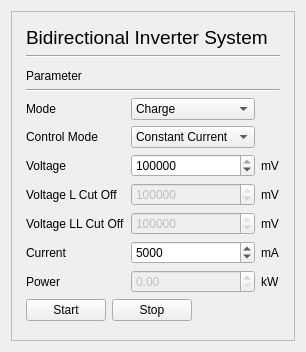
<?xml version="1.0" encoding="UTF-8"?>
<ui version="4.0">
 <class>InverterWindow</class>
 <widget class="QWidget" name="InverterWindow">
  <property name="geometry">
   <rect>
    <x>0</x>
    <y>0</y>
    <width>288</width>
    <height>352</height>
   </rect>
  </property>
  <property name="maximumSize">
   <size>
    <width>2000</width>
    <height>2000</height>
   </size>
  </property>
  <property name="windowTitle">
   <string>Bidirectional Inverter System</string>
  </property>
  <property name="windowIcon">
   <iconset resource="../res.qrc">
    <normaloff>:/resources/icons/solar-inverter.png</normaloff>:/resources/icons/solar-inverter.png</iconset>
  </property>
  <layout class="QVBoxLayout" name="verticalLayout">
   <item>
    <widget class="QFrame" name="frame">
     <property name="frameShape">
      <enum>QFrame::StyledPanel</enum>
     </property>
     <property name="frameShadow">
      <enum>QFrame::Raised</enum>
     </property>
     <layout class="QVBoxLayout" name="verticalLayout_2">
      <item>
       <layout class="QGridLayout" name="gridLayout">
        <property name="leftMargin">
         <number>5</number>
        </property>
        <property name="topMargin">
         <number>5</number>
        </property>
        <property name="rightMargin">
         <number>5</number>
        </property>
        <property name="bottomMargin">
         <number>5</number>
        </property>
        <item row="3" column="0">
         <layout class="QHBoxLayout" name="horizontalLayout">
          <item>
           <layout class="QVBoxLayout" name="verticalLayout_4">
            <item>
             <widget class="QLabel" name="label_13">
              <property name="text">
               <string>Parameter</string>
              </property>
             </widget>
            </item>
            <item>
             <widget class="Line" name="line_2">
              <property name="orientation">
               <enum>Qt::Horizontal</enum>
              </property>
             </widget>
            </item>
            <item>
             <layout class="QGridLayout" name="gridLayout_2" columnstretch="6,12,1,0">
              <item row="6" column="2">
               <widget class="QLabel" name="label_8">
                <property name="text">
                 <string>kW</string>
                </property>
               </widget>
              </item>
              <item row="4" column="1">
               <widget class="QSpinBox" name="invertervoltagecutoffspinBox_2">
                <property name="enabled">
                 <bool>false</bool>
                </property>
                <property name="maximum">
                 <number>1500000</number>
                </property>
                <property name="value">
                 <number>768000</number>
                </property>
               </widget>
              </item>
              <item row="3" column="2">
               <widget class="QLabel" name="label_5">
                <property name="text">
                 <string>mV</string>
                </property>
               </widget>
              </item>
              <item row="4" column="2">
               <widget class="QLabel" name="label_11">
                <property name="text">
                 <string>mV</string>
                </property>
               </widget>
              </item>
              <item row="0" column="1">
               <widget class="QComboBox" name="invertermodecomboBox">
                <item>
                 <property name="text">
                  <string>Charge</string>
                 </property>
                </item>
                <item>
                 <property name="text">
                  <string>Discharge</string>
                 </property>
                </item>
                <item>
                 <property name="text">
                  <string>Cycling</string>
                 </property>
                </item>
               </widget>
              </item>
              <item row="4" column="0">
               <widget class="QLabel" name="label_7">
                <property name="text">
                 <string>Voltage LL Cut Off</string>
                </property>
               </widget>
              </item>
              <item row="3" column="1">
               <widget class="QSpinBox" name="invertervoltagecutoffspinBox_1">
                <property name="enabled">
                 <bool>false</bool>
                </property>
                <property name="maximum">
                 <number>1000000</number>
                </property>
                <property name="value">
                 <number>793600</number>
                </property>
               </widget>
              </item>
              <item row="5" column="0">
               <widget class="QLabel" name="label_9">
                <property name="text">
                 <string>Current</string>
                </property>
               </widget>
              </item>
              <item row="5" column="2">
               <widget class="QLabel" name="label_6">
                <property name="text">
                 <string>mA</string>
                </property>
               </widget>
              </item>
              <item row="6" column="0">
               <widget class="QLabel" name="label_4">
                <property name="text">
                 <string>Power</string>
                </property>
               </widget>
              </item>
              <item row="0" column="0">
               <widget class="QLabel" name="label_14">
                <property name="text">
                 <string>Mode</string>
                </property>
               </widget>
              </item>
              <item row="2" column="2">
               <widget class="QLabel" name="label_12">
                <property name="text">
                 <string>mV</string>
                </property>
               </widget>
              </item>
              <item row="2" column="0">
               <widget class="QLabel" name="label_15">
                <property name="text">
                 <string>Voltage</string>
                </property>
               </widget>
              </item>
              <item row="5" column="1">
               <widget class="QSpinBox" name="invertercurrentspinBox">
                <property name="maximum">
                 <number>120000</number>
                </property>
                <property name="value">
                 <number>5000</number>
                </property>
               </widget>
              </item>
              <item row="3" column="0">
               <widget class="QLabel" name="label_3">
                <property name="text">
                 <string>Voltage L Cut Off</string>
                </property>
               </widget>
              </item>
              <item row="2" column="1">
               <widget class="QSpinBox" name="inverterchargevoltagespinBox">
                <property name="enabled">
                 <bool>true</bool>
                </property>
                <property name="maximum">
                 <number>1000000</number>
                </property>
                <property name="value">
                 <number>921600</number>
                </property>
               </widget>
              </item>
              <item row="1" column="1">
               <widget class="QComboBox" name="invertercontroltypecomboBox">
                <item>
                 <property name="text">
                  <string>Constant Current</string>
                 </property>
                </item>
                <item>
                 <property name="text">
                  <string>Constant Power</string>
                 </property>
                </item>
               </widget>
              </item>
              <item row="1" column="0">
               <widget class="QLabel" name="label_2">
                <property name="text">
                 <string>Control Mode</string>
                </property>
               </widget>
              </item>
              <item row="6" column="1">
               <widget class="QDoubleSpinBox" name="inverterpowerdoubleSpinBox">
                <property name="enabled">
                 <bool>false</bool>
                </property>
                <property name="maximum">
                 <double>1000000.000000000000000</double>
                </property>
               </widget>
              </item>
              <item row="3" column="3">
               <spacer name="horizontalSpacer">
                <property name="orientation">
                 <enum>Qt::Horizontal</enum>
                </property>
                <property name="sizeHint" stdset="0">
                 <size>
                  <width>40</width>
                  <height>20</height>
                 </size>
                </property>
               </spacer>
              </item>
             </layout>
            </item>
            <item>
             <layout class="QHBoxLayout" name="horizontalLayout_4">
              <item>
               <widget class="QPushButton" name="startrinverterpushButton">
                <property name="text">
                 <string>Start</string>
                </property>
               </widget>
              </item>
              <item>
               <widget class="QPushButton" name="stopinverterpushButton">
                <property name="text">
                 <string>Stop</string>
                </property>
               </widget>
              </item>
              <item>
               <spacer name="horizontalSpacer_2">
                <property name="orientation">
                 <enum>Qt::Horizontal</enum>
                </property>
                <property name="sizeHint" stdset="0">
                 <size>
                  <width>40</width>
                  <height>20</height>
                 </size>
                </property>
               </spacer>
              </item>
             </layout>
            </item>
           </layout>
          </item>
         </layout>
        </item>
        <item row="4" column="0">
         <spacer name="verticalSpacer">
          <property name="orientation">
           <enum>Qt::Vertical</enum>
          </property>
          <property name="sizeHint" stdset="0">
           <size>
            <width>20</width>
            <height>40</height>
           </size>
          </property>
         </spacer>
        </item>
        <item row="2" column="0">
         <spacer name="verticalSpacer_4">
          <property name="orientation">
           <enum>Qt::Vertical</enum>
          </property>
          <property name="sizeType">
           <enum>QSizePolicy::Expanding</enum>
          </property>
          <property name="sizeHint" stdset="0">
           <size>
            <width>20</width>
            <height>40</height>
           </size>
          </property>
         </spacer>
        </item>
        <item row="1" column="0">
         <widget class="Line" name="line">
          <property name="orientation">
           <enum>Qt::Horizontal</enum>
          </property>
         </widget>
        </item>
        <item row="0" column="0">
         <widget class="QLabel" name="label">
          <property name="font">
           <font>
            <pointsize>14</pointsize>
           </font>
          </property>
          <property name="text">
           <string>Bidirectional Inverter System</string>
          </property>
         </widget>
        </item>
       </layout>
      </item>
     </layout>
    </widget>
   </item>
  </layout>
 </widget>
 <resources>
  <include location="../res.qrc"/>
 </resources>
 <connections/>
</ui>
